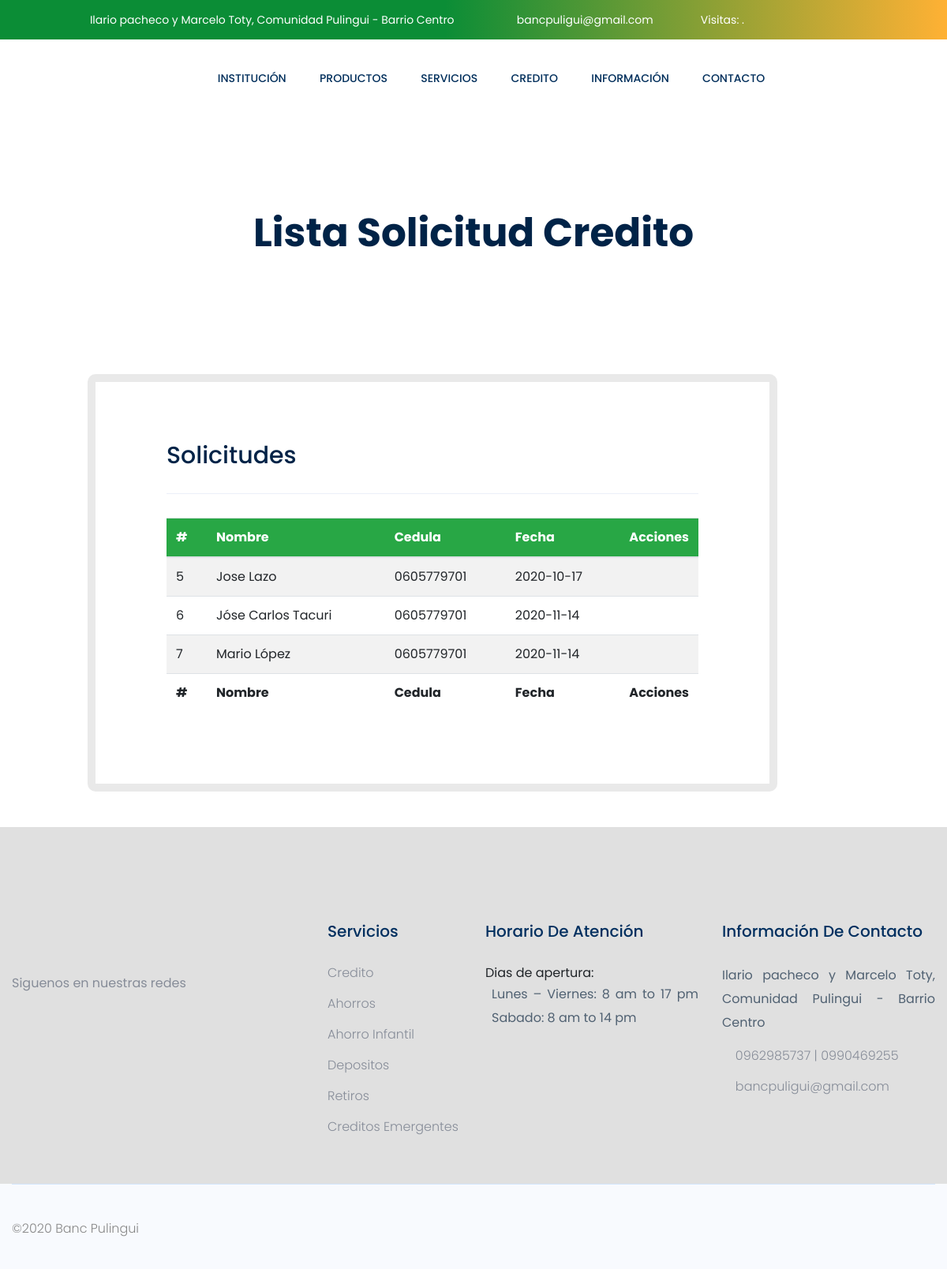
Page /list-solicitud/ (signed in) on the committed database.
### app/models.py (models this page shows, shortened)
class Credito(models.Model):
	socio = models.CharField(max_length=10, null=True,blank=True)
	deudor = models.BooleanField(null=True, blank=True)
	garante = models.BooleanField(null=True, blank=True)
	numsocio = models.CharField(max_length=10, null=True, blank=True)
	fecha = models.CharField(max_length=40, null=True, blank=True)
	monto = models.CharField(max_length=50, null=True, blank=True)
	plazo = models.CharField(max_length=50, null=True, blank=True)
	destinoP = models.CharField(max_length=50, null=True, blank=True)
	otroDes = models.CharField(max_length=50, null=True, blank=True)
	cuotas = models.CharField(max_length=50, null=True, blank=True)
	fechaPago = models.CharField(max_length=40, null=True, blank=True)
	montoPagar = models.CharField(max_length=50, null=True, blank=True)
	nombres = models.CharField(max_length=120, null=True, blank=True)
	cedula = models.CharField(max_length=15, null=True, blank=True)
	nivelA = models.CharField(max_length=50, null=True, blank=True)
	correo = models.CharField(max_length=50, null=True, blank=True)
	estadoCivil = models.CharField(max_length=50, null=True, blank=True)
	edad = models.CharField(max_length=40, null=True, blank=True)
	domicilio = models.CharField(max_length=100, null=True, blank=True)
	canton = models.CharField(max_length=100, null=True, blank=True)
	parroquia = models.CharField(max_length=100, null=True, blank=True)
	comunidad = models.CharField(max_length=100, null=True, blank=True)
	sectorBarrio = models.CharField(max_length=100, null=True, blank=True)
	ciudadela = models.CharField(max_length=40, null=True, blank=True)
	direccion = models.CharField(max_length=120, null=True, blank=True)
	numCasa = models.CharField(max_length=25, null=True, blank=True)
	refDomicilio = models.CharField(max_length=100, null=True, blank=True)
	telefono = models.CharField(max_length=30, null=True, blank=True)
	celular = models.CharField(max_length=15, null=True, blank=True)
	cargaFamiliar = models.CharField(max_length=10, null=True, blank=True)
	separacion = models.CharField(max_length=20, null=True, blank=True)
	estadoCasa = models.CharField(max_length=20, null=True, blank=True)
	viviendaOtro = models.CharField(max_length=50, null=True, blank=True)
	tiempoResidencia = models.CharField(max_length=50, null=True, blank=True)
	nombreEmpresa = models.CharField(max_length=100, null=True, blank=True)
	dirEmpresa = models.CharField(max_length=100, null=True, blank=True)
	provinciaEmpresa = models.CharField(max_length=100, null=True, blank=True)
	cantonEmpresa = models.CharField(max_length=100, null=True, blank=True)
	parroquiaEmpresa = models.CharField(max_length=100, null=True, blank=True)
	telEmpresa = models.CharField(max_length=20, null=True, blank=True)
	tiempoTrabajo = models.CharField(max_length=50, null=True, blank=True)
	cargoEmpresa = models.CharField(max_length=50, null=True, blank=True)
	sueldoEmpresa = models.CharField(max_length=50, null=True, blank=True)
	nombresConyuge = models.CharField(max_length=50, null=True, blank=True)
	cedulaConyuge = models.CharField(max_length=15, null=True, blank=True)
	nivelConyuge = models.CharField(max_length=50, null=True, blank=True)
	correoConyuge = models.CharField(max_length=50, null=True, blank=True)
	telConyuge = models.CharField(max_length=50, null=True, blank=True)
	edadConyuge = models.CharField(max_length=50, null=True, blank=True)
	nombreEmpresaConyuge = models.CharField(max_length=50, null=True, blank=True)
	dirEmpresaConyuge = models.CharField(max_length=100, null=True, blank=True)
	provinciaConyuge = models.CharField(max_length=50, null=True, blank=True)
	cantonConyuge = models.CharField(max_length=100, null=True, blank=True)
	parroquiaConyuge = models.CharField(max_length=100, null=True, blank=True)
	telEmpresaConyuge = models.CharField(max_length=100, null=True, blank=True)
	tiempoTraConyuge = models.CharField(max_length=100, null=True, blank=True)
	cargoConyuge = models.CharField(max_length=100, null=True, blank=True)
	sueldoConyuge = models.CharField(max_length=100, null=True, blank=True)
	nombreNegocio = models.CharField(max_length=100, null=True, blank=True)
	dirNegocio = models.CharField(max_length=100, null=True, blank=True)
	provinciaNegocio = models.CharField(max_length=100, null=True, blank=True)
	cantonNegocio = models.CharField(max_length=100, null=True, blank=True)
	parroquiaNegocio = models.CharField(max_length=100, null=True, blank=True)
	telNegocio = models.CharField(max_length=50, null=True, blank=True)
	tiempoNegocio = models.CharField(max_length=50, null=True, blank=True)
	cargoNegocio = models.CharField(max_length=50, null=True, blank=True)
	utilidadNegocio = models.CharField(max_length=50, null=True, blank=True)
	nombreFamilia1 = models.CharField(max_length=100, null=True, blank=True)
	nombreFamilia2 = models.CharField(max_length=100, null=True, blank=True)
	dirFamilia1 = models.CharField(max_length=100, null=True, blank=True)
	dirFamilia2 = models.CharField(max_length=100, null=True, blank=True)
	parentesco1 = models.CharField(max_length=100, null=True, blank=True)
	parentesco2 = models.CharField(max_length=100, null=True, blank=True)
	telFamilia1 = models.CharField(max_length=100, null=True, blank=True)
	telFamilia2 = models.CharField(max_length=100, null=True, blank=True)
	nombreBanco1 = models.CharField(max_length=100, null=True, blank=True)
	nombreBanco2 = models.CharField(max_length=100, null=True, blank=True)
	ahorros1 = models.CharField(max_length=50, null=True, blank=True)
	ahorros2 = models.CharField(max_length=50, null=True, blank=True)
	corriente1 = models.CharField(max_length=50, null=True, blank=True)
	corriente2 = models.CharField(max_length=50, null=True, blank=True)
	salPromedio1 = models.CharField(max_length=50, null=True, blank=True)
	salPromedio2 = models.CharField(max_length=50, null=True, blank=True)
	refComercial = models.CharField(max_length=100, null=True, blank=True)
	dirComercial = models.CharField(max_length=100, null=True, blank=True)
	telComercial = models.CharField(max_length=100, null=True, blank=True)
	compra = models.CharField(max_length=100, null=True, blank=True)
	efectivo = models.CharField(max_length=50, null=True, blank=True)
	deudaBanco = models.CharField(max_length=50, null=True, blank=True)
	cuentaCobrar = models.CharField(max_length=50, null=True, blank=True)
	deudaCobrar = models.CharField(max_length=50, null=True, blank=True)
	mercaderia = models.CharField(max_length=50, null=True, blank=True)
	proveedores = models.CharField(max_length=50, null=True, blank=True)
	terreno = models.CharField(max_length=50, null=True, blank=True)
	casaComercial = models.CharField(max_length=50, null=True, blank=True)
	casa = models.CharField(max_length=50, null=True, blank=True)
	prestamista = models.CharField(max_length=50, null=True, blank=True)
	vehiculo = models.CharField(max_length=50, null=True, blank=True)
	otrasdeudas = models.CharField(max_length=50, null=True, blank=True)
	bienesEnseres = models.CharField(max_length=50, null=True, blank=True)
	otrosActivos = models.CharField(max_length=50, null=True, blank=True)
	sueldoMensual = models.CharField(max_length=50, null=True, blank=True)
	gastosAlimentos = models.CharField(max_length=50, null=True, blank=True)
	utilidadMensual = models.CharField(max_length=50, null=True, blank=True)
	gastosServicios = models.CharField(max_length=50, null=True, blank=True)
	salarioConyuge = models.CharField(max_length=50, null=True, blank=True)
	gastoSalud = models.CharField(max_length=50, null=True, blank=True)
	agricultorG = models.CharField(max_length=50, null=True, blank=True)
	pagoPrestamo = models.CharField(max_length=50, null=True, blank=True)
	otrosIngresos = models.CharField(max_length=50, null=True, blank=True)
	otrosGastos = models.CharField(max_length=50, null=True, blank=True)

### app/views.py (the view)
@login_required(login_url='home')
def listSolicitud(request):
    listpost =  Credito.objects.all()
    context = {'listpost':listpost}
    return render (request, 'solicitud/list-solicitud.html',context)

### templates/solicitud/list-solicitud.html (shortened to what this page needs)
{% extends 'index.html' %} {% load static %}  {% block container %}
<div class="slider-area">
  <div
    class="single-slider slider-height2 d-flex align-items-center"
    data-background="{% static 'assets/img/hero/serv.jpg' %}"
  >
    <div class="container">
      <div class="row">
        <div class="col-xl-12">
          <div class="hero-cap text-center">
            <h2 style="color: rgb(0, 35, 71);">Lista Solicitud Credito</h2>
          </div>
        </div>
      </div>
    </div>
  </div>
</div>
<section class="about_area section_gap">
  <div class="container">
    <div class="row h_blog_item" style="justify-content: center;">
      <div class="col-lg-8">
        <div class="h_blog_text">
          <div class="h_blog_text_inner left right">
            <h4>Solicitudes</h4>
            <hr />
            <div class="main-container">
                <div class="table-responsive">
                    <table id="add-row" class="display table table-striped table-hover">
                        <thead class="bg-success" style="color: white;">
                            <tr>
                                <th>#</th>
                                <th>Nombre</th>
                                <th>Cedula</th>
                                <th>Fecha</th>
                                <th style="width: 10%">Acciones</th>
                            </tr>
                        </thead>
                        <tfoot>
                            <tr>
                                <th>#</th>
                                <th>Nombre</th>
                                <th>Cedula</th>
                                <th>Fecha</th>
                                <th>Acciones</th>
                            </tr>
                        </tfoot>
                        <tbody>
                            {% for dato in listpost %}
                            <tr>
                                <td>{{dato.id}}</td>
                                <td>{{dato.nombres}}</td>
                                <td>{{dato.cedula}}</td>
                                <td>{{dato.fecha}}</td>
                                <td>
                                    <div class="form-button-action">
                                        <a href="{%  url 'edit-solicitud' dato.id %}" target="_blank" data-original-title="Editar Producto">
                                            <i class="fa fa-edit" style="color: rgb(5, 37, 105);"></i>
                                    </a>
                                        <a href="{%  url 'eliminar-solicitud' dato.id %}" target="_blank" data-original-title="Eliminar Producto">
                                            <i class="fa fa-times" style="color: rgb(143, 5, 5);"></i>
                                        </a>
                                    </div>
                                </td>
                            </tr>
                            {% endfor %}
                        </tbody>
                    </table>
                </div>
            </div>
          </div>
        </div>
      </div>
    </div>
  </div>
</section>
{% endblock container %}

### templates/solicitud/list-solicitud.html (style rules this page uses)
.section_gap { padding: 25px 0; }
.h_blog_item .h_blog_text { padding-top: 0px; padding-bottom: 20px; }
.h_blog_item .h_blog_text .h_blog_text_inner { background: #fff; padding: 75px 90px; border-radius: 10px; }
.h_blog_item .h_blog_text .h_blog_text_inner.left { position: relative; z-index: 2; }
.h_blog_item .h_blog_text .h_blog_text_inner.right { margin-left: -104px; position: relative; z-index: 1; border: 10px solid #e9e9e9; }
.h_blog_item .h_blog_text .h_blog_text_inner h4 { color: #002347; font-size: 30px; margin-bottom: 15px; }

### rows in the picture
Credito: id "5", nombres "Jose Lazo", cedula "0605779701", fecha "2020-10-17"
Credito: id "6", nombres "Jóse Carlos Tacuri", cedula "0605779701", fecha "2020-11-14"
Credito: id "7", nombres "Mario López", cedula "0605779701", fecha "2020-11-14"
